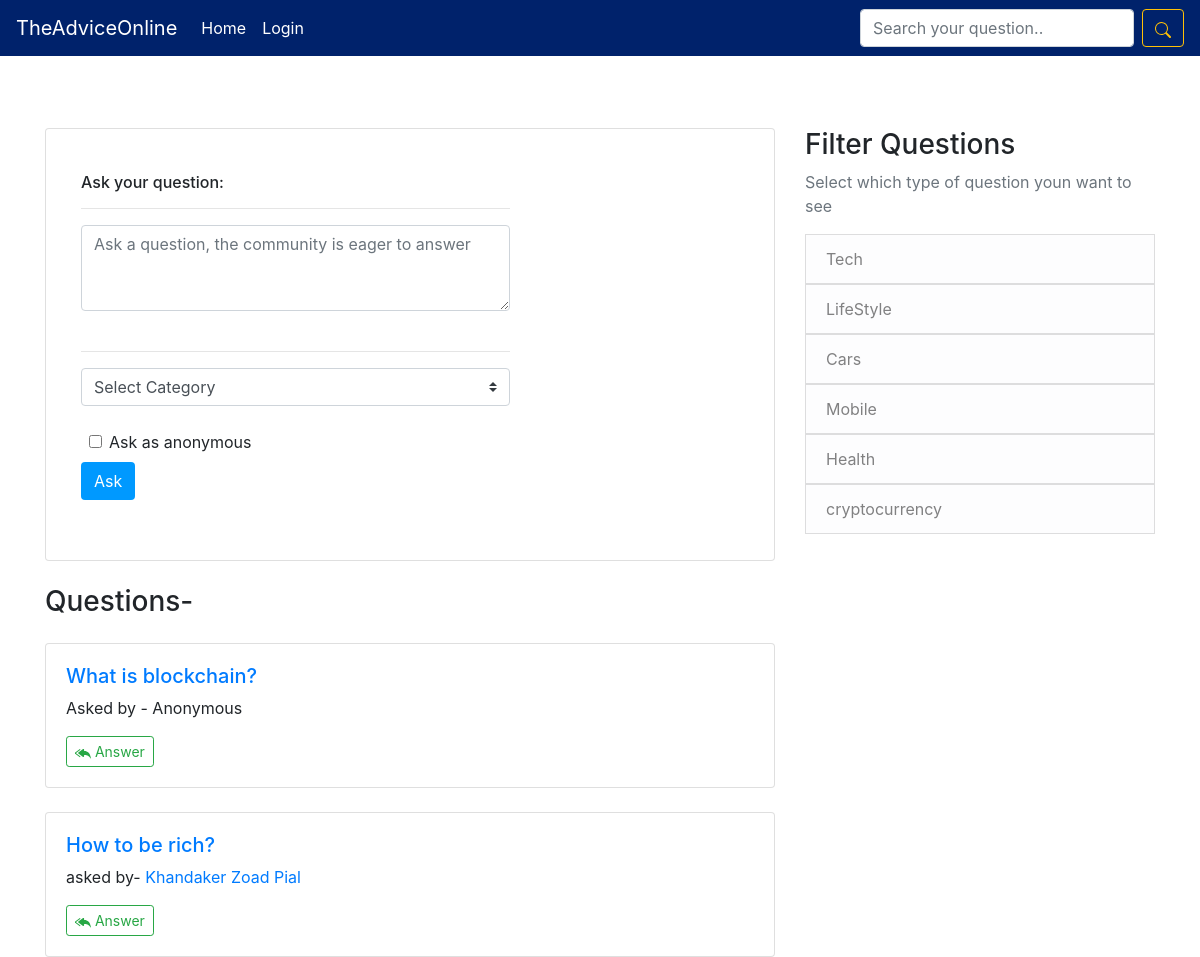
The page / on the database its author committed.
### question/models.py (models this page shows, shortened)
class Question(models.Model):
    asked_by = models.ForeignKey(User, on_delete=models.CASCADE)
    the_question = models.TextField()
    asked_when = models.DateTimeField(auto_now_add=True)
    question_category = models.CharField(max_length=30)
    is_anonymous = models.BooleanField(default=False)

class category(models.Model):
    cat = models.CharField(max_length=30)

### question/views.py (the view)
# urls.py: path('', views.home, name='home'),
def home(request):
    questions_set = Question.objects.all().order_by('-asked_when')
    if request.method == 'POST':
        the_question = request.POST.get('the_question')
        if sentence_tester(the_question):
            pass
        else:
            messages.error(request, 'Please try asking a meaningful question!')
            return redirect('/')
        category = request.POST.get('category')
        if category == 'Select Category':
            messages.error(request, "Please select a category properly!")
            return redirect('/')
        is_ann = request.POST.get('is_ann')
        if is_ann == 'on':
            is_ann = True
        else:
            is_ann = False
        if((the_question.strip())):
            obj = Question(asked_by=request.user, the_question=the_question, question_category=category, is_anonymous=is_ann)
            obj.save()
            return render(request, 'question/home.html', {'questions_set': questions_set})
        else:
            messages.error(request, "A question can't be empty")
            return redirect('/')
    elif request.method == 'GET':
        cats = c.objects.all()
        return render(request, 'question/home.html', {'questions_set': questions_set, 'cats': cats})

### templates/question/home.html (shortened to what this page needs)
{% extends "base.html" %}
{% block main_content %}
<br><br><br>
<div class="card">
  <div class="card-body">
    <form action="{% url 'home' %}" method="post">
      <div class="container my-4">
        <div class="row">
          <div class="col-md-8">
            <h6>Ask your question:</h6>
            <hr size="30px">
            <textarea class="form-control" name="the_question" cols="25" rows="3"
              placeholder="Ask a question, the community is eager to answer"></textarea><br>
            <hr size="30px">
            <div class="container">
              <div class="row">
                <div class="input-group mb-3">
                  <select class="custom-select" id="inputGroupSelect01" name="category">
                    <option selected>Select Category</option>
                  </select>
                </div>
                <div class="form-check form-switch ml-2 mt-2">
                  <input class="form-check-input" type="checkbox" name="is_ann" id="flexSwitchCheckChecked">
                  <label class="form-check-label" for="flexSwitchCheckChecked">Ask as anonymous</label>
                </div>
              </div>
            </div>
            <div class="form-group mt-2">
              <button class="btn" style="background-color: #0099FF;color:white; position: relative;"
                type="submit">Ask</button>
            </div>
          </div>
        </div>
      </div>
    </form>
  </div>
</div>
<br>
<h3>Questions-</h3>
{% for q in questions_set %}
<div class="card mt-4">
  <div class="card-body">
    <h5><a href="{% url 'answer' q.pk %}">{{q.the_question}}</a> </h5>
    {% if q.is_anonymous %}
    <p>Asked by - Anonymous</p>
    {% else %}
    <p>asked by- <a href="{% url 'profile_handler' q.asked_by.pk %}">{{q.asked_by.first_name}} {{q.asked_by.last_name}}
      </a></p>
      {% endif %}
    <a href="{% url 'answer' q.pk %}" class="btn btn-outline-success btn-sm">
      Answer</a>
  </div>
</div>
{% endfor %}
{% endblock main_content %}

### templates/base.html (shortened to what this page needs)
<!DOCTYPE html>
<html>
<head>
    <link rel="stylesheet" href="https://cdn.jsdelivr.net/npm/bootstrap@4.6.0/dist/css/bootstrap.min.css">
</head>
<body>
    <nav class="navbar navbar-expand-lg navbar-dark bg-pial">
        <a class="navbar-brand" href="{% url 'home' %}">TheAdviceOnline</a>
        <div class="collapse navbar-collapse" id="navbarSupportedContent">
            <ul class="navbar-nav mr-auto">
                <li class="nav-item active">
                    <a class="nav-link" href="{% url 'home' %}">Home <span class="sr-only">(current)</span></a>
                </li>
                {% if user.is_authenticated %}
                <li class="nav-item active">
                  <a class="nav-link" href="{% url 'profile_handler' user.pk %}">Profile <span class="sr-only">(current)</span></a>
                </li>
                {% else %}
                <li class="nav-item active">
                  <a class="nav-link" href="{% url 'account_login' %}">Login <span class="sr-only">(current)</span></a>
                </li>
                {% endif %}
            </ul>
            <form action="{% url 'search' %}" class="form-inline my-2 my-lg-0" method="post">
                <input class="form-control mr-sm-2" type="search" name="search" placeholder="Search your question.." aria-label="Search">
                <button class="btn btn-outline-warning my-2 my-sm-0" type="submit"></button>
            </form>
        </div>
    </nav>
 <main role="main" class="container">
      <div class="row">
        <div class="col-lg-8">
          {% block main_content %}{% endblock main_content %}
        </div>
        <div class="col-lg-4 mt-4">
        <br> <br>
          <div class="content-section">
            {% if unanswered %}
          <h3>More</h3>
          <p class='text-muted'>You may also like to answer these questions too!
              <ul class="list-group">
                {% for i in unanswered %}
                  <a href="{% url 'sub_question' i.pk %}"><li class="list-group-item list-group-item-light">{{i.the_sub_question}}</li></a>
                {% endfor %}
              </ul>
            </p>
            {% else %}
            <h3>Filter Questions</h3>
            <p class='text-muted'>Select which type of question youn want to see
              <ul class="list-group">
              {% for x in cats %}
                <a href="{% url 'search2' x.pk %}"><li class="list-group-item list-group-item-light">{{x.cat}}</li></a>
              {% endfor %}
              </ul>
            </p>
            {% endif %}
          </div>
        </div>
      </div>
    </main>
</body>

### templates/base.html (style rules this page uses)
.bg-pial { background-color: #00226b; }

### rows shown on the page
Question: the_question "What is blockchain?", is_anonymous "Asked by - Anonymous"
Question: the_question "How to be rich?", asked_by.first_name "Khandaker", asked_by.last_name "Zoad Pial"
category: cat "Tech"
category: cat "LifeStyle"
category: cat "Cars"
category: cat "Mobile"
category: cat "Health"
category: cat "cryptocurrency"
